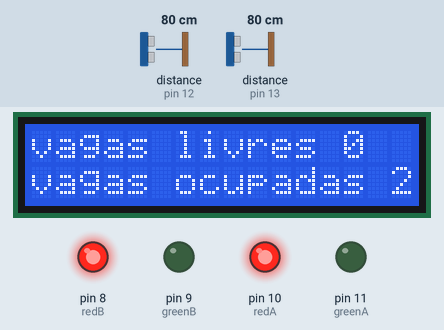
Bench run of a sketch on a simulated Arduino Uno, built with avr-gcc and run on an emulated ATmega328P. Parts: 16×2 character LCD, output pins drawn as LEDs (lit = HIGH). Wiring (inferred from the names in the program): 2 × ultrasonic range finder: trigger pin 12, echo pin 12 / trigger pin 13, echo pin 13. The test bench sets the inputs (shaded band); at power-on: distance to the obstacle (sensors on pin 12, pin 13) 80 cm. The echo pulse lasts 58.3 µs per cm; what the sketch prints to the serial monitor is not drawn.

Above: at 1.2 s.
1.3 s: distance to the obstacle (sensor on pin 12) set to 199 cm
4.3 s: distance to the obstacle (sensor on pin 12) set to 209 cm
At 4.7 s:
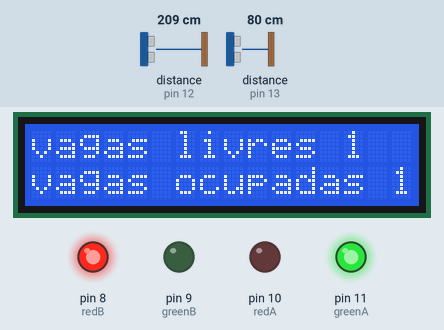
5.8 s: distance to the obstacle (sensor on pin 13) set to 198 cm
7.3 s: distance to the obstacle (sensor on pin 13) set to 209 cm
At 7.6 s:
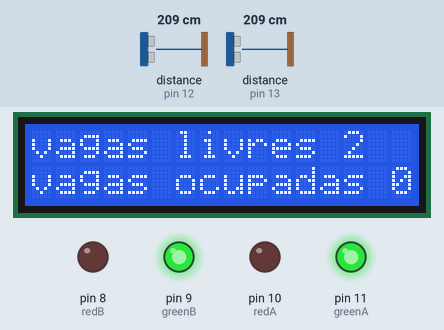
8.8 s: distance to the obstacle (sensor on pin 12) set to 4 cm
At 9.7 s:
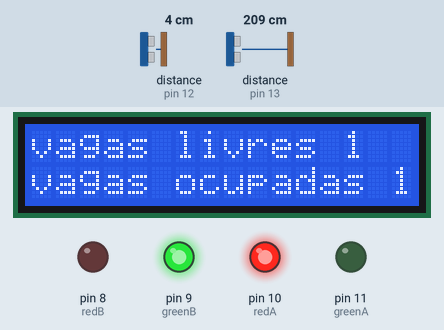
10.3 s: distance to the obstacle (sensor on pin 12) set to 250 cm
At 11.1 s:
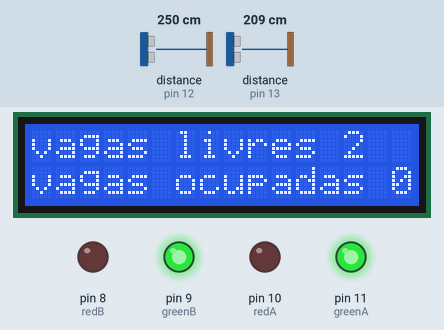
Timing chart, 0 to 12.8 s (numbered marks = the images above; inputs shaded):
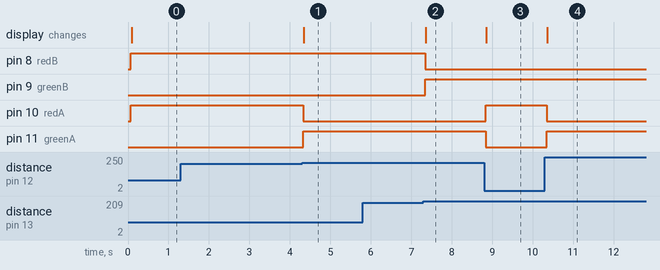

Measured:
- the behaviour switches between 203 and 204 cm on distance to the obstacle (sensor on pin 12) (found by bisection; images 0 and 1)
- the behaviour switches between 203 and 204 cm on distance to the obstacle (sensor on pin 13) (found by bisection; images 1 and 2)
- after the input at 1.3 s, every drawn part: stays the same
- after the input at 4.3 s, pin 10 (redA): HIGH → LOW at once; pin 11 (greenA): LOW → HIGH at once; the display: changes at once (image 1)
- after the input at 5.8 s, every drawn part: stays the same
- after the input at 7.3 s, pin 8 (redB): HIGH → LOW after 0.05 s; pin 9 (greenB): LOW → HIGH after 0.05 s; the display: changes after 0.06 s (image 2)
- after the input at 8.8 s, pin 10 (redA): LOW → HIGH at once; pin 11 (greenA): HIGH → LOW at once; the display: changes after 0.05 s (image 3)
- after the input at 10.3 s, pin 10 (redA): HIGH → LOW at once; pin 11 (greenA): LOW → HIGH at once; the display: changes after 0.06 s (image 4)

The sketch:

sensor_de_vagas.ino
```cpp
#include <LiquidCrystal.h> // includes the LiquidCrystal Library
LiquidCrystal lcd(1, 2, 4, 5, 6, 7);
const int sigPinA = 12;
const int sigPinB = 13;
const int redA = 10;
const int greenA = 11;
const int redB = 8;
const int greenB = 9;
long durationA, durationB;
int distanceA, distanceB, vacant, occupied;

void setup() {
  lcd.begin(16,2);
  pinMode(redA, OUTPUT);
  pinMode(greenA, OUTPUT);
  pinMode(redB, OUTPUT);
  pinMode(greenB, OUTPUT);
}
void loop() {

  String A, B;

  occupied = 0;
  vacant = 0;

  pinMode(sigPinA,OUTPUT);
  digitalWrite(sigPinA,LOW);
  delayMicroseconds(2);

  digitalWrite(sigPinA, HIGH);
  delayMicroseconds(5);
  digitalWrite(sigPinA,LOW);

  pinMode(sigPinA,INPUT);

  durationA=pulseIn(sigPinA,HIGH);

  distanceA=(durationA*0.034)/2;

   pinMode(sigPinB,OUTPUT);

  digitalWrite(sigPinB,LOW);

  delayMicroseconds(2);

  digitalWrite(sigPinB, HIGH);

  delayMicroseconds(5);

  digitalWrite(sigPinB,LOW);

  pinMode(sigPinB,INPUT);

  durationB=pulseIn(sigPinB,HIGH);

  distanceB=(durationB*0.034)/2;

  if(distanceA > 200) {
    vacant++;
    digitalWrite(greenA, HIGH);
    digitalWrite(redA, LOW);
    A = '0';
  } else {
    occupied++;
    digitalWrite(greenA, LOW);
    digitalWrite(redA, HIGH);
    A = '1';
  };

  if(distanceB > 200) {
    vacant++;
    digitalWrite(greenB, HIGH);
    digitalWrite(redB, LOW);
    B = '0';
  } else {
    occupied++;
    digitalWrite(greenB, LOW);
    digitalWrite(redB, HIGH);
    B = '1';
  };

  lcd.setCursor(0,0);
  lcd.print("vagas livres ");
  lcd.print(vacant);

  lcd.setCursor(0,1);
  lcd.print("vagas ocupadas ");
  lcd.print(occupied);


  Serial.begin(16000);
  Serial.println("{\"A\":"+A+", \"B\":"+B+"}");
  Serial.end();

}
```
